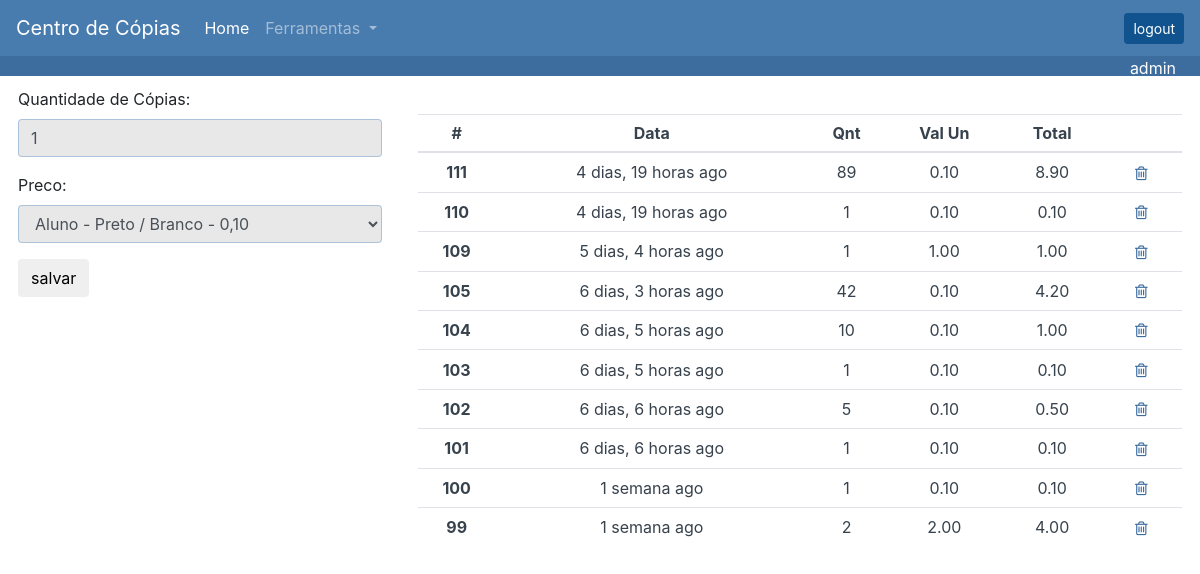
The app's page / (signed in) with its own data.
### core/models.py (models this page shows, shortened)
class Caixa(models.Model):
    data_hora = models.DateTimeField('Criado em',auto_now_add=True)
    criado_em = models.DateField('data',auto_now_add=True)
    quantidade = models.PositiveIntegerField('Quantidade de Cópias',default=1)
    autor = models.ForeignKey(User, on_delete=models.CASCADE)
    preco = models.ForeignKey(Preco, on_delete=models.CASCADE, default='Aluno - Preto / Branco - 0,10')
    valor_total = models.DecimalField('Valor Total',max_digits=8, decimal_places=2)

class Preco(models.Model):
    criado_em = models.DateTimeField('Criado em',auto_now_add=True)
    data = models.DateField('data',auto_now_add=True)
    editao_em = models.DateTimeField('Editado em',auto_now=True)
    titulo = models.CharField('Descrição',max_length=100)
    colorido = models.BooleanField('Colorido',default=False)
    papel = models.CharField('Papel',default='A4',choices=PAPEL, max_length=10)
    autor = models.ForeignKey(User, on_delete=models.CASCADE)
    valor_copia = models.DecimalField('Valor por cópia',max_digits=8, decimal_places=2)
    def __str__(self):
        return self.titulo

### core/views.py (the view)
# urls.py: 2. Add a URL to urlpatterns:  path('', views.home, name='home')
@login_required(login_url="/entrar/")
def home(request):
    lista =  Caixa.objects.all().order_by('-pk')[:10]
    form = CaixaForm(request.POST or None)
    if request.method == "POST":
        if form.is_valid():
            post = form.save(commit=False)
            post.valor_total = post.quantidade * post.preco.valor_copia
            post.autor = request.user
            post.save()
            return redirect('home')
    else:
        return render(request, 'core/home.html',  {'form': form, 'lista':lista})

### core/forms.py
class CaixaForm(forms.ModelForm):
    class Meta:
        model = Caixa
        fields = ('quantidade', 'preco')
        widgets = {
            'quantidade': TextInput(attrs={'type':'number', 'class': 'form-control', 'name':'quantidade', 'min':'1'}),
            'preco': Select(attrs={'type':'text', 'class': 'form-control', 'name':'preco'}),
        }

### core/templates/core/home.html
{% extends 'core/base.html' %}
{% load humanize %}
{% block content %}
<div class="row">
  <div class="col-md-4">
  <form method="POST">{% csrf_token %}
    {{ form.as_p }}
    <button class="btn btn-default">salvar</button>
  </form>
    </div>
  <div class="col-md-8">
    <br>
    <table class="table">
    <thead>
      <tr>
        <th scope="col">#</th>
        <th scope="col">Data</th>
        <th scope="col">Qnt</th>
        <th scope="col">Val Un</th>
        <th scope="col">Total</th>
        <th scope="col"></th>
      </tr>
    </thead>
    <tbody>
    {% for l in lista %}
      <tr>
        <th scope="row">{{ l.pk }}</th>
        <td>{{ l.data_hora | naturaltime }}</td>
        <td>{{ l.quantidade }}</td>
        <td>{{ l.preco.valor_copia }}</td>
        <td>{{ l.valor_total }}</td>
        <td>
          <a href="{% url 'remover_caixa' l.pk %}"  type="button" class="btn btn-sm btn-default 	fa fa-trash-o"></a>
    {% endfor %}
    </tbody>
  </table>
  </div>
</div>
{% endblock %}

### core/templates/core/base.html (shortened to what this page needs)
{% load staticfiles %}
<!doctype html>
<html lang="en">
  <head>
    <link rel="stylesheet" href="https://stackpath.bootstrapcdn.com/bootstrap/4.1.3/css/bootstrap.min.css">
    <link rel="stylesheet" href="https://cdnjs.cloudflare.com/ajax/libs/font-awesome/4.7.0/css/font-awesome.min.css">
  </head>
  <body>
    <nav class="navbar navbar-expand-lg navbar-dark bg-dark">
  <a class="navbar-brand" href="#">Centro de Cópias</a>
  <div class="collapse navbar-collapse" id="navbarSupportedContent">
    <ul class="navbar-nav mr-auto">
      <li class="nav-item active">
        <a class="nav-link" href="{% url 'home' %}">Home <span class="sr-only">(current)</span></a>
      </li>
      <li class="nav-item dropdown">
        <a class="nav-link dropdown-toggle" href="#" id="navbarDropdown" role="button" data-toggle="dropdown" aria-haspopup="true" aria-expanded="false">
          Ferramentas
        </a>
      </li>
    </ul>
    <form class="form-inline my-2 my-lg-0">
      <a href="{% url 'logout_admin' %}" class="btn btn-secondary btn-sm" type="submit">logout</a>
    </form>
  </div>
</nav>
<div class="barra">
 {{ user.username }}
</div>
<div class="container-fluid">
    {% block content %}
    {% endblock %}
</div>
  </body>
</html>

### core/templates/core/base.html (style rules this page uses)
.bg-dark { background-color: #487bae!important; }
.col-md-4 { padding-right: 1.5%; padding-left: 1.5%; padding-top: 0.9%; }
.col-md-8 { padding-right: 1.5%; padding-left: 1.5%; padding-top: 1.2%; }
.table td, .table th { padding: .37rem; vertical-align: middle; color: #37424d; text-align: center; }
.btn-secondary { color: #fff; background-color: #10538e; border-color: #10538e; }
.barra { background-color: #3c6d9e!important; height: 20px; color: #ffffff; text-align: right; vertical-align: middle; padding-right: 2%; }
.form-control { color: #495057; background-color: #a0a0a03d; border: 1px solid #487bae75; }
a { color: #3c6c9e; }

### records on screen
Caixa: pk "111", data_hora "4 dias, 19 horas ago", quantidade "89", preco.valor_copia "0.10", valor_total "8.90"
Caixa: pk "110", data_hora "4 dias, 19 horas ago", quantidade "1", preco.valor_copia "0.10", valor_total "0.10"
Caixa: pk "109", data_hora "5 dias, 4 horas ago", quantidade "1", preco.valor_copia "1.00", valor_total "1.00"
Caixa: pk "105", data_hora "6 dias, 3 horas ago", quantidade "42", preco.valor_copia "0.10", valor_total "4.20"
Caixa: pk "104", data_hora "6 dias, 5 horas ago", quantidade "10", preco.valor_copia "0.10", valor_total "1.00"
Caixa: pk "103", data_hora "6 dias, 5 horas ago", quantidade "1", preco.valor_copia "0.10", valor_total "0.10"
Caixa: pk "102", data_hora "6 dias, 6 horas ago", quantidade "5", preco.valor_copia "0.10", valor_total "0.50"
Caixa: pk "101", data_hora "6 dias, 6 horas ago", quantidade "1", preco.valor_copia "0.10", valor_total "0.10"
Caixa: pk "100", data_hora "1 semana ago", quantidade "1", preco.valor_copia "0.10", valor_total "0.10"
Caixa: pk "99", data_hora "1 semana ago", quantidade "2", preco.valor_copia "2.00", valor_total "4.00"

### other values on screen
{{ user.username }} "admin"
